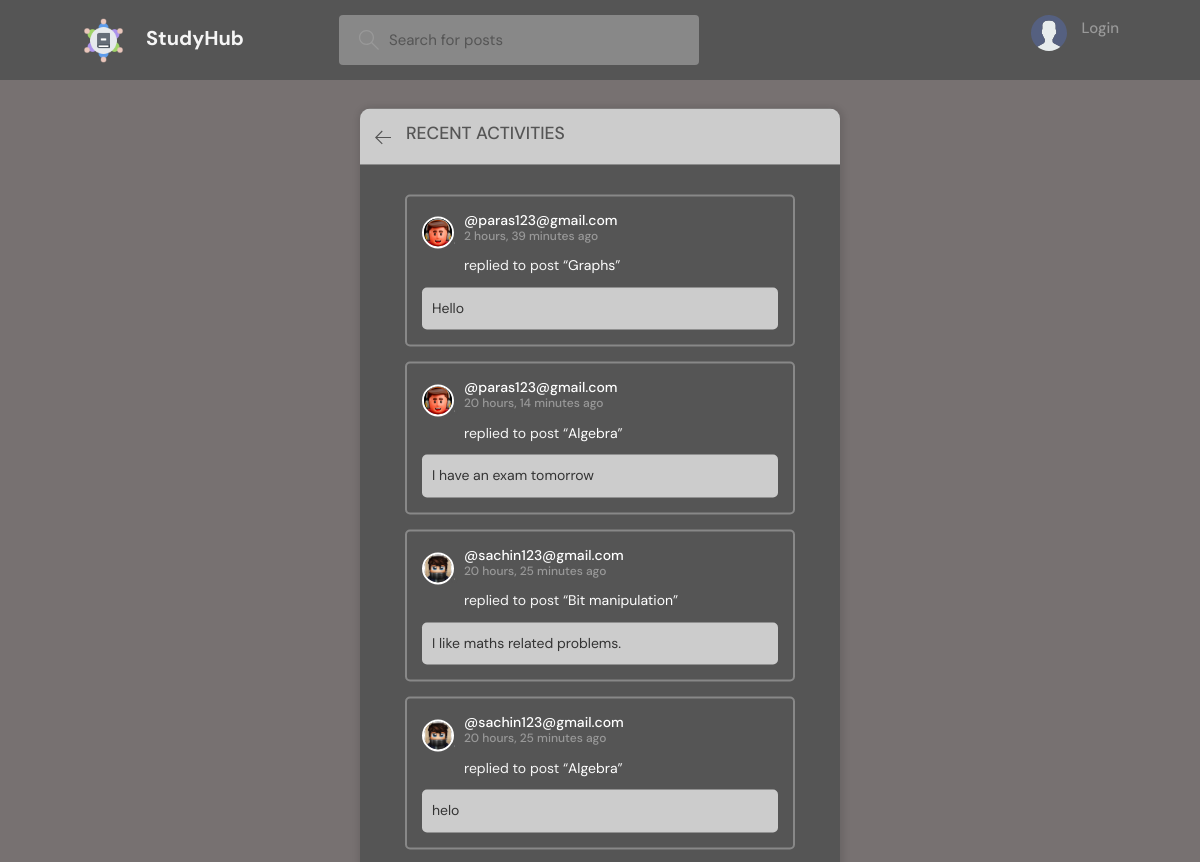
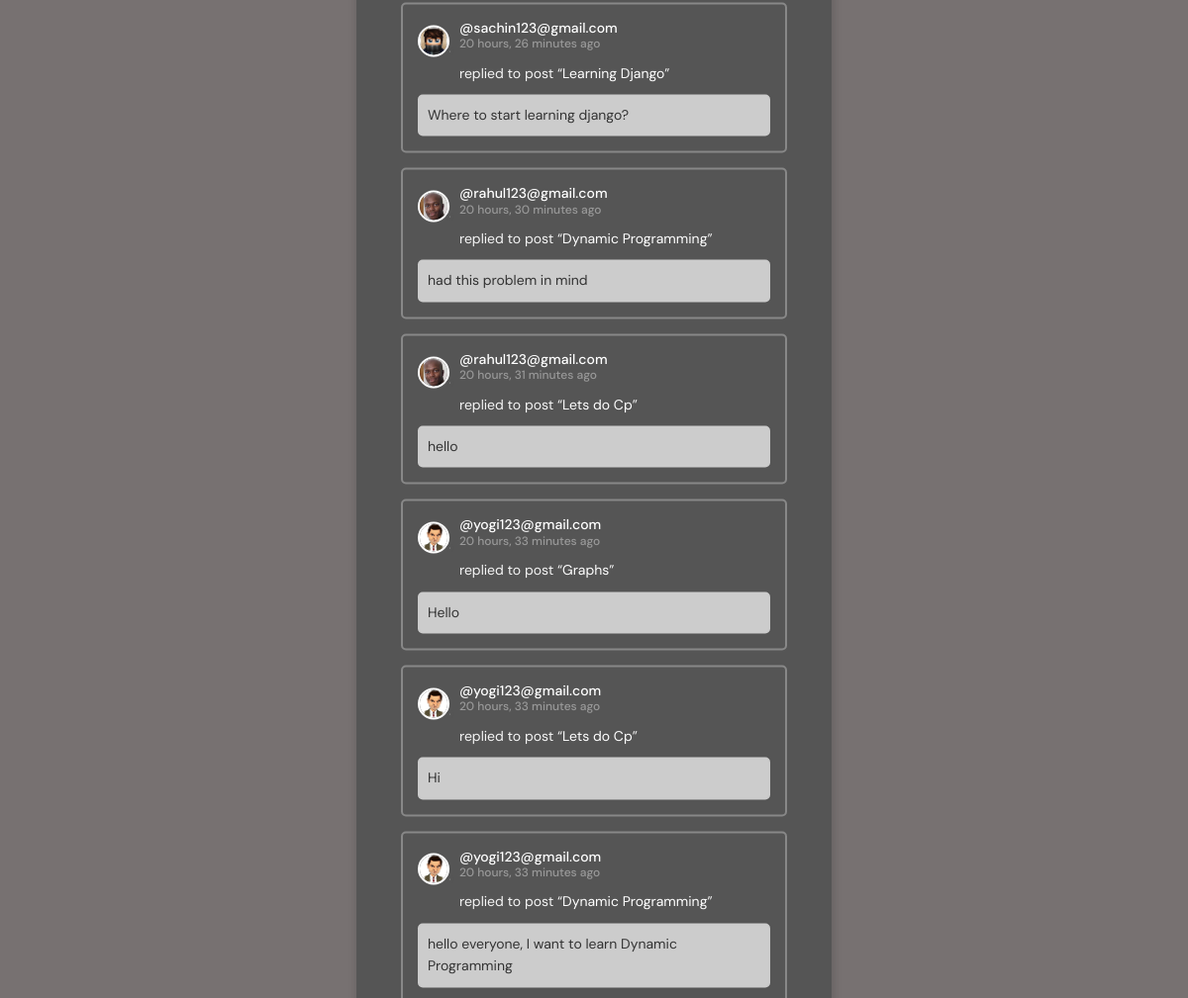
The page /activity/ on the database its author committed (2 pictures, top to bottom).
### base/models.py (models this page shows, shortened)
class Message(models.Model):
    user = models.ForeignKey(User, on_delete=models.CASCADE)
    room = models.ForeignKey(Room, on_delete=models.CASCADE)
    body = models.TextField()
    updated = models.DateTimeField(auto_now=True)
    created = models.DateTimeField(auto_now_add=True)
    class Meta:
        ordering = ['-updated', '-created']

class User(AbstractUser):
    name = models.CharField(max_length=200, null=True)
    email = models.EmailField(unique=True, null=True)
    bio = models.TextField(null=True)
    avatar = models.ImageField(null=True, default="avatar.svg")
    USERNAME_FIELD = 'email'
    REQUIRED_FIELDS = []

class Room(models.Model):
    host = models.ForeignKey(User, on_delete=models.SET_NULL, null=True)
    topic = models.ForeignKey(Topic, on_delete=models.SET_NULL, null=True)
    name = models.CharField(max_length=200)
    description = models.TextField(null=True, blank=True)
    participants = models.ManyToManyField(
        User, related_name='participants', blank=True)
    updated = models.DateTimeField(auto_now=True)
    created = models.DateTimeField(auto_now_add=True)
    class Meta:
        ordering = ['-updated', '-created']
    def __str__(self):
        return self.name

### base/views.py (the view)
# urls.py: path('activity/', views.activityPage, name="activity"),
def activityPage(request):
    room_messages = Message.objects.all()
    return render(request, 'base/activity.html', {'room_messages': room_messages})

### base/templates/base/activity.html (shortened to what this page needs)
{% extends 'main.html' %}
{% block content %}
<main class="layout">
  <div class="container">
    <div class="layout__box">
      <div class="layout__boxHeader">
        <div class="layout__boxTitle">
          <a href="{% url 'home' %}">
            <svg version="1.1" xmlns="http://www.w3.org/2000/svg" width="32" height="32" viewBox="0 0 32 32">
              <title>arrow-left</title>
              <path
                d="M13.723 2.286l-13.723 13.714 13.719 13.714 1.616-1.611-10.96-10.96h27.625v-2.286h-27.625l10.965-10.965-1.616-1.607z">
              </path>
            </svg>
          </a>
          <h3>Recent Activities</h3>
        </div>
      </div>
      <div class="activities-page layout__body">
        {% for message in room_messages %}
        <div class="activities__box">
          <div class="activities__boxHeader roomListRoom__header">
            <a href="{% url 'user-profile' message.user.id %}" class="roomListRoom__author">
              <div class="avatar avatar--small">
                <img src="{{message.user.avatar.url}}" />
              </div>
              <p>
                @{{message.user}}
                <span>{{message.created|timesince}} ago</span>
              </p>
            </a>
          </div>
          <div class="activities__boxContent">
            <p>replied to post “<a href="{% url 'room' message.room.id %}">{{message.room}}</a>”</p>
            <div class="activities__boxRoomContent">
              {{message.body}}
            </div>
          </div>
        </div>
        {% endfor %}
      </div>
    </div>
  </div>
</main>
{% endblock content %}

### static/styles/style.css (style rules this page uses)
:root { --color-main: #ffffff; --color-main-light: #f2f2f2; --color-dark: #555555; --color-dark-medium: #888888; --color-dark-light: #cccccc; --color-light: #f5f5f5; --color-gray: #999999; --color-light-gray: #dddddd; --color-bg: #777171; --color-success: #b8e986; --color-error: #f44336; --color-font: var(--color-light); }
* { font-family: "DM Sans", -apple-system, BlinkMacSystemFont, "Segoe UI", Roboto, Oxygen, Ubuntu, Cantarell, "Open Sans", "Helvetica Neue", sans-serif; margin: 0; padding: 0; box-sizing: border-box; text-rendering: optimizeLegibility; font-size: inherit; }
html { font-size: 56.25%; }
@media only screen and (min-width: 1200px) { html { font-size: 62.5%; } }
body { line-height: 1.6; font-weight: 400; font-size: 1.5rem; color: var(--color-light-gray); background-color: var(--color-bg); min-height: 100vh; }
img { width: 100%; }
a { display: inline-block; color: var(--color-main); text-decoration: none; }
.container { max-width: 120rem; width: 90%; margin: auto; }
.avatar { position: relative; display: inline-block; border-radius: 50%; border: 2px solid var(--color-main); }
.avatar img { display: block; border-radius: 50%; object-fit: cover; object-position: center; }
.avatar::after { content: ""; display: block; position: absolute; background-color: var(--color-gray); z-index: 111; border-radius: 50%; border: 0.3rem solid var(--color-dark); }
.avatar.avatar--small img { width: 2.8rem; height: 2.8rem; }
.avatar.avatar--small:after { width: 0.7rem; height: 0.7rem; bottom: 0px; right: -6px; }
.layout { margin-top: 2.4rem; }
.layout > .container { display: flex; justify-content: space-between; align-items: flex-start; }
.layout__box { width: 90%; max-width: 48rem; min-height: 40rem; position: absolute; top: 50%; left: 50%; transform: translate(-50%, -46%); background-color: var(--color-dark); border-radius: 1rem; box-shadow: 1px 1px 6px 3px rgba(0, 0, 0, 0.1); overflow: hidden; }
.layout__boxHeader { display: flex; padding: 1.5rem; background-color: var(--color-dark-light); }
.layout__boxTitle { display: flex; gap: 1.5rem; align-items: center; }
.layout__boxTitle h3 { text-transform: uppercase; font-weight: 500; color: var(--color-dark); }
.layout__boxTitle svg { width: 1.6rem; height: 1.6rem; fill: var(--color-dark); }
.layout__body { margin: 3rem; }
.roomListRoom__header { display: flex; justify-content: space-between; align-items: center; }
.roomListRoom__author { font-weight: 500; display: flex; align-items: center; gap: 1rem; }
.activities__box { margin: 1.5rem; padding: 1.5rem; border: 2px solid var(--color-dark-medium); border-radius: 5px; }
.activities__boxHeader p { font-size: 1.4rem; line-height: 1.3; }
.activities__boxHeader p span { color: var(--color-gray); font-size: 1.2rem; display: block; }
.activities__boxContent { margin-left: 4.2rem; }
.activities__boxContent { font-size: 1.4rem; }
.activities__boxRoomContent { background: var(--color-dark-light); padding: 1rem; border-radius: 5px; margin-top: 1rem; margin-left: -4.2rem; color: #333; }
body { color: var(--color-font); }
::placeholder { color: var(--color-dark); opacity: 1; }

### rows shown on the page
Message: user.avatar (picture), user "paras123@gmail.com", created "2 hours, 39 minutes", room "Graphs", body "Hello"
Message: user.avatar (picture), user "paras123@gmail.com", created "20 hours, 14 minutes", room "Algebra", body "I have an exam tomorrow"
Message: user.avatar (picture), user "sachin123@gmail.com", created "20 hours, 25 minutes", room "Bit manipulation", body "I like maths related problems."
Message: user.avatar (picture), user "sachin123@gmail.com", created "20 hours, 25 minutes", room "Algebra", body "helo"
Message: user.avatar (picture), user "sachin123@gmail.com", created "20 hours, 26 minutes", room "Learning Django", body "Where to start learning django?"
Message: user.avatar (picture), user "rahul123@gmail.com", created "20 hours, 30 minutes", room "Dynamic Programming", body "had this problem in mind"
Message: user.avatar (picture), user "rahul123@gmail.com", created "20 hours, 31 minutes", room "Lets do Cp", body "hello"
Message: user.avatar (picture), user "yogi123@gmail.com", created "20 hours, 33 minutes", room "Graphs", body "Hello"
Message: user.avatar (picture), user "yogi123@gmail.com", created "20 hours, 33 minutes", room "Lets do Cp", body "Hi"
Message: user.avatar (picture), user "yogi123@gmail.com", created "20 hours, 33 minutes", room "Dynamic Programming", body "hello everyone, I want to learn Dynamic Programming"
